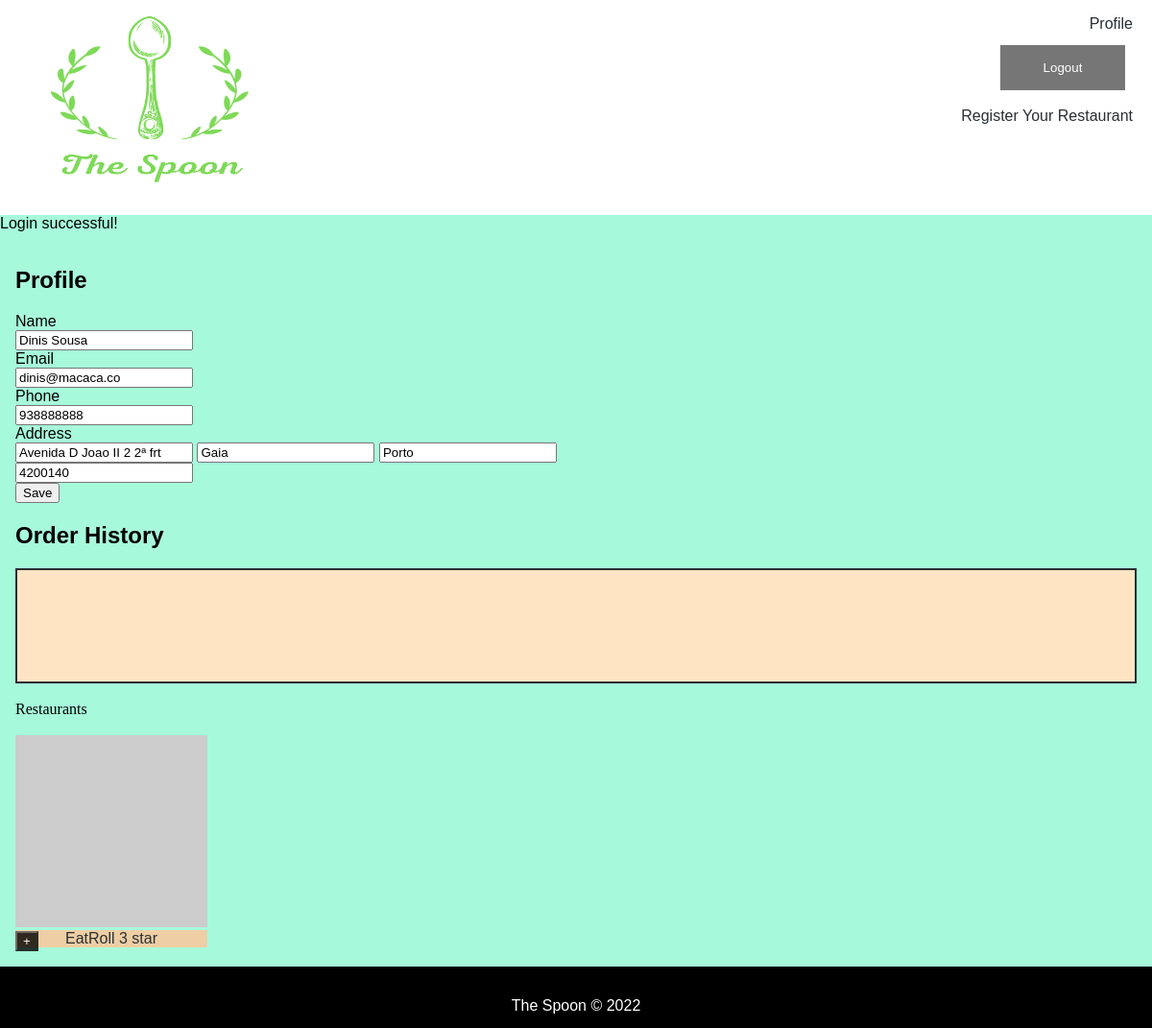
/pages/profile.php (signed in), run on an earlier commit of the app's database.
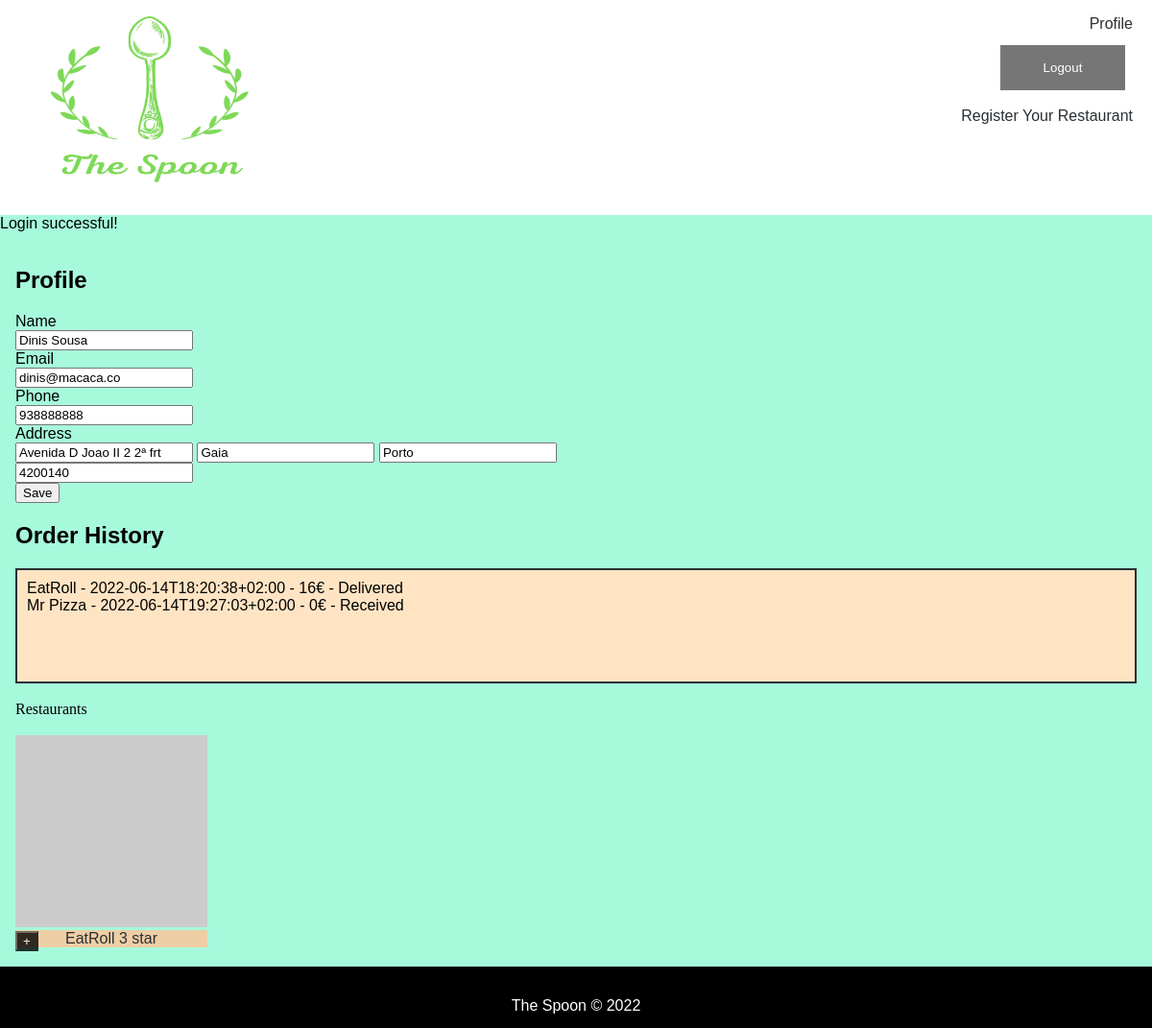
And on a later commit of the database.
### tables this page shows
CREATE TABLE Restaurant (
	idRestaurant 		INTEGER PRIMARY KEY,
	Name 			VARCHAR NOT NULL,
	idUser		INTEGER NOT NULL 	CONSTRAINT fk_restaurant_iduser REFERENCES User (idUser)
												ON DELETE CASCADE ON UPDATE CASCADE,
	idRestCategory		INTEGER NOT NULL 	CONSTRAINT fk_restaurant_idrestcategory REFERENCES RestCategory (idRestCategory)
												ON DELETE CASCADE ON UPDATE CASCADE,
	Photo			VARCHAR	DEFAULT '',
	Description		VARCHAR DEFAULT '',
	Rating 		REAL NOT NULL,
	idAddress		INTEGER NOT NULL 	CONSTRAINT fk_restaurant_idaddress REFERENCES Address (idAddress)
												ON DELETE CASCADE ON UPDATE CASCADE,
	CONSTRAINT evaluation_rating CHECK ((Rating >= 0) and (Rating <= 5))
);

CREATE TABLE Orders (
	idOrders		INTEGER PRIMARY KEY,
	OrderTime		DATE	NOT NULL,
	PriceTotal		INTEGER,
	idUser		VARCHAR NOT NULL 	CONSTRAINT fk_orders_iduser REFERENCES User (idUser)
												ON DELETE CASCADE ON UPDATE CASCADE,
	idRestaurant		INTEGER NOT NULL 	CONSTRAINT fk_orders_idrestaurant REFERENCES Restaurant (idRestaurant),
	State 			VARCHAR 	NOT NULL
);

### utils/session.php (called while the page is built, shortened)
<?php
  class Session {
    private array $messages;
    public function __construct() {
      $this->messages = isset($_SESSION['messages']) ? $_SESSION['messages'] : array();
    }
    public function getId() : ?int {
      return isset($_SESSION['id']) ? $_SESSION['id'] : null;
    }
    public function getMessages() {
      return $this->messages;
    }
  }
?>

### database/restaurant.class.php (called while the page is built, shortened)
<?php
  class Restaurant {
    public function __construct(int $id, string $name, string $description, string $photo, string $street, string $city, string $state, int $postalCode, float $rating) {
      $this->id = $id;
      $this->name = $name;
      $this->photo = $photo;
      $this->rating = $rating;
    }
    static function getRestaurant(PDO $db, int $id) : Restaurant {
      $stmt = $db->prepare('
      SELECT idRestaurant, Name, Description, Photo, Street, City, State, PostalCode, Rating
      FROM Restaurant JOIN Address USING (idAddress)
      WHERE idRestaurant = ?
    ');
      $stmt->execute(array($id));
      $restaurant = $stmt->fetch();
      return new Restaurant(
        (int)$restaurant['idRestaurant'],
        $restaurant['Name'],
        $restaurant['Description'],
        $restaurant['Photo'],
        $restaurant['Street'],
        $restaurant['City'],
        $restaurant['State'],
        (int)$restaurant['PostalCode'],
        (float)$restaurant['Rating']
      );
    }
    static function getRestaurantsFromUser(PDO $db, int $id) : array {
      $stmt = $db->prepare('
      SELECT idRestaurant, Name, Description, Photo, Street, City, State, PostalCode, Rating
      FROM Restaurant JOIN Address USING (idAddress)
      WHERE idUser = ?
      ');
      $stmt->execute(array($id));
      $restaurants = array();
      while ($restaurant = $stmt->fetch()) {
        $restaurants[] = new Restaurant(
        (int)$restaurant['idRestaurant'],
        $restaurant['Name'],
        $restaurant['Description'],
        $restaurant['Photo'],
        $restaurant['Street'],
        $restaurant['City'],
        $restaurant['State'],
        (int)$restaurant['PostalCode'],
        (float)$restaurant['Rating']
        );
      }
      return $restaurants;
    }
  }
?>

### database/user.class.php (called while the page is built, shortened)
<?php
  class User {
    public function __construct(int $idUser, string $email, string $name, string $street, string $city, string $state, int $postalcode, int $phone, bool $restOwner = false)
    {
      $this->idUser = $idUser;
    }
    static function getUser(PDO $db, int $id): User {
      $stmt = $db->prepare('
        SELECT idUser, Email, Name, Street, City, State, PostalCode, Phone, RestOwner
        FROM User JOIN Address USING (idAddress)
        WHERE idUser = ?
      ');
      $stmt->execute(array($id));
      $user = $stmt->fetch();
      return new User
     (
        (int)$user['idUser'],
        $user['Email'],
        $user['Name'],
        $user['Street'],
        $user['City'],
        $user['State'],
        (int)$user['PostalCode'],
        (int)$user['Phone'],
        (bool)$user['RestOwner']
      );
    }
  }
?>

### database/order.class.php (called while the page is built, shortened)
<?php
  class Order {
    public function __construct(int $id, string $orderTime, int $totalPrice, int $idRestaurant, string $state)
    {
      $this->orderTime = $orderTime;
      $this->totalPrice = $totalPrice;
      $this->idRestaurant = $idRestaurant;
      $this->state = $state;
    }
    static function getOrderHistory(PDO $db, int $id) : array {
      $stmt = $db->prepare('
      SELECT idOrders, OrderTime, PriceTotal, idRestaurant, State
      FROM Orders
      WHERE idUser = ?
      ');
      $stmt->execute(array($id));
      $orders = array();
      while ($order = $stmt->fetch()) {
        $orders[] = new Order(
        (int)$order['idOrders'],
        $order['OrderTime'],
        (int)$order['PriceTotal'],
        (int)$order['idRestaurant'],
        $order['State']
        );
      }
      return $orders;
    }
  }

### templates/restaurant.tpl.php (the view, shortened to what the changed rows need)
<?php declare(strict_types = 1);
  require_once('../database/order.class.php');
?>
<?php function drawOwnerRestaurants(array $restaurants) { ?>
  <section class="user-restaurants">
    <?php foreach($restaurants as $restaurant) { ?>
      <article>
        <div class="restImageName">
          <a href="../pages/restaurant_info.php?id=<?=$restaurant->id?>" class="restImage" id="restImage-<?=$restaurant->id?>"><img src="<?=$restaurant->photo?>" alt="restaurant image" width="200" height="200"></a>
          <a href="../pages/restaurant_info.php?id=<?=$restaurant->id?>" class="restName" id="restName-<?=$restaurant->id?>"><?=$restaurant->name?> <?=$restaurant->rating?> star</a>
          <button type="button" class="descOpen" id="descOpen-<?=$restaurant->id?>" onclick="openDescription(<?=$restaurant->id?>)">+</button>
        </div>
      </article>
    <?php } ?>
  </section>
<?php } ?>

### templates/common.tpl.php (shortened to what the changed rows need)
<?php
  require_once('../utils/session.php');
?>
<?php function drawHeader(Session $session) { ?>
<!DOCTYPE html>
<html lang="en-US">
  <head>
    <link rel="stylesheet" href="../css/mainpage.css">
    <link rel="stylesheet" href="../css/layout.css">
    <link rel="stylesheet" href="../css/common.css">
    <link rel="stylesheet" href="https://cdnjs.cloudflare.com/ajax/libs/font-awesome/4.7.0/css/font-awesome.min.css">
  </head>
  <body>
    <section id="messages">
      <?php foreach ($session->getMessages() as $messsage) { ?>
        <article class="<?=$messsage['type']?>">
          <?=$messsage['text']?>
        </article>
      <?php } ?>
    </section>
    <main class="content">
<?php } ?>
<?php function drawFooter() { ?>
    </main>
  </body>
</html>
<?php } ?>

### templates/user.tpl.php (shortened to what the changed rows need)
<?php function drawProfile(User $user) { ?>
  <h2>Profile</h2>
<?php } ?>
<?php function drawOrderHistory(PDO $db, array $orders) { ?>
  <section class="order-history">
    <h2>Order History</h2>
    <div>
      <?php foreach($orders as $order) {
        $restaurant = Restaurant::getRestaurant($db, $order->idRestaurant);
        ?>
        <?=$restaurant->name?> - <?=$order->orderTime?> - <?=$order->totalPrice?>€ - <?=$order->state?><br>
      <?php } ?>
    </div>
  </section>
<?php } ?>

What changed in the data, as far as the page shows it:
added orders: idRestaurant.Name "EatRoll", OrderTime "2022-06-14T18:20:38+02:00", PriceTotal "16", State "Delivered"
added orders: idRestaurant.Name "Mr Pizza", OrderTime "2022-06-14T19:27:03+02:00", PriceTotal "0", State "Received"
